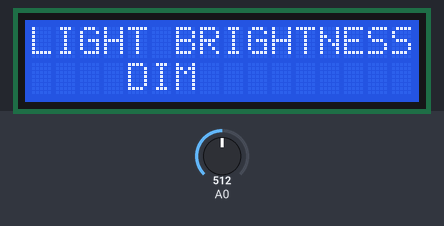
A sketch run on a simulated Arduino Uno, built with avr-gcc and run on an emulated ATmega328P. Shown: 16×2 character LCD. The test bench sets the inputs (shaded band); at power-on: A0 = 512. What the sketch prints to the serial monitor is not drawn.

Above: at 1.2 s.
1.3 s: A0 set to 377
2.8 s: A0 set to 353
At 3.6 s:
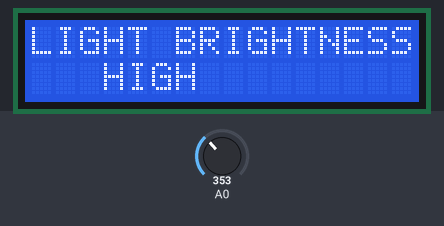
4.3 s: A0 set to 370
At 4.9 s:
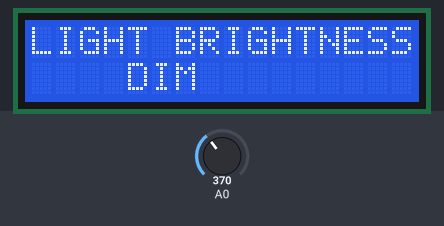
5.8 s: A0 set to 350
At 6.1 s:
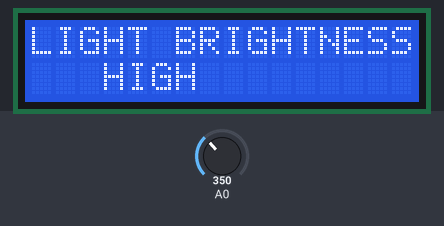
Timing chart, 0 to 8.3 s (numbered marks = the images above; inputs shaded):
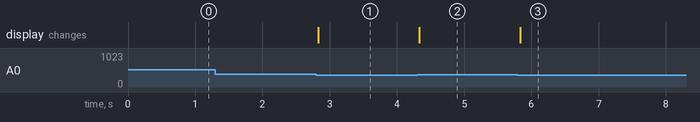

Measured:
- the behaviour switches between 361 and 360 on A0 (found by bisection; images 0 and 1)
- after the input at 1.3 s, every drawn part: stays the same
- after the input at 2.8 s, the display: changes at once (image 1)
- after the input at 4.3 s, the display: changes at once (image 2)
- after the input at 5.8 s, the display: changes at once (image 3)

The sketch:

NandanaProject.ino
```cpp
#include <Wire.h>
#include<LiquidCrystal_I2C.h>

LiquidCrystal_I2C lcd(0x27, 16, 2);

void setup() {
  lcd.init();
  lcd.backlight();
  Serial.begin(115200);


}

void loop() {
  int LDR = analogRead(A0);
  Serial.println(LDR);
  lcd.setCursor(0,0);
  lcd.print("LIGHT BRIGHTNESS");

  if(LDR>360) {
    lcd.setCursor(3,1);
    lcd.print(" DIM");
  } else {
    lcd.setCursor(3,1);
    lcd.print("HIGH");
  }


}
```
